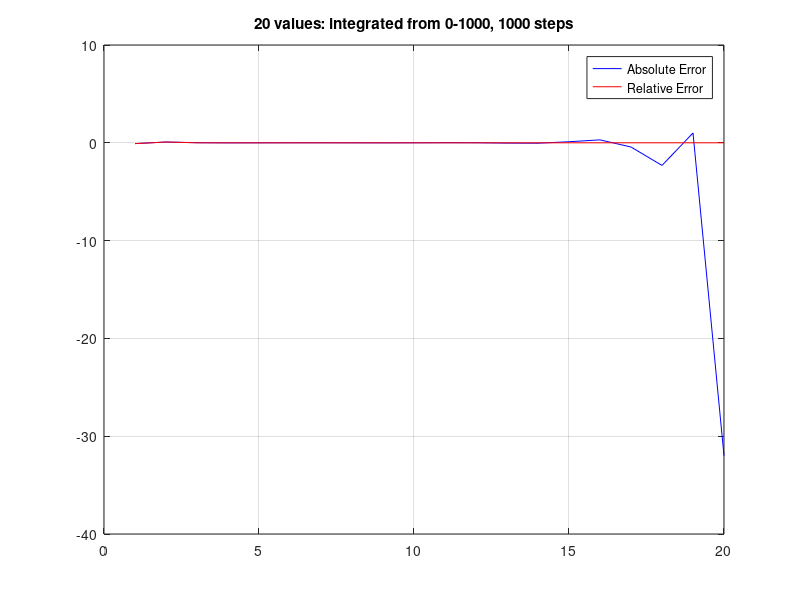
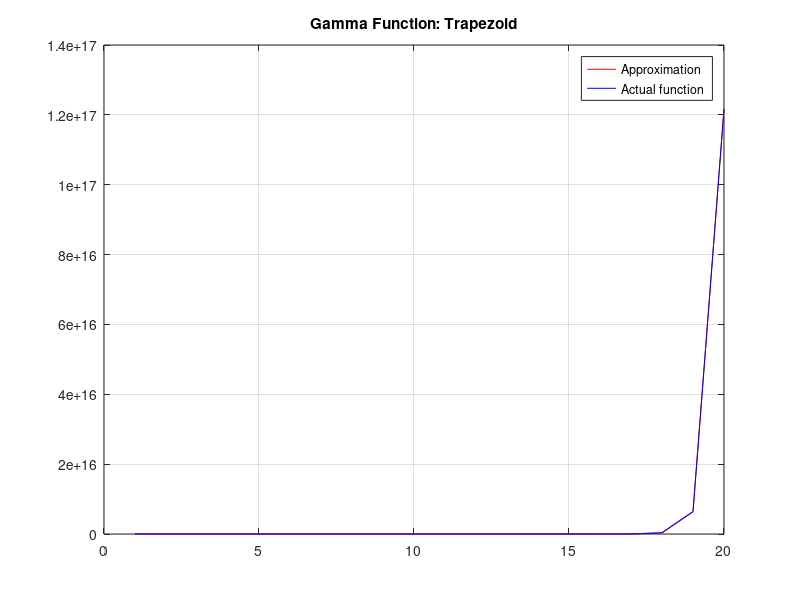

These figures' MATLAB source, in order:
%%
format long;
clearvars;
clc;
close all;
% The integral of sin(x) on [0,pi] is 2
% Let us compare TRAPZ and SIMPS
% start, end, steps
n=20;
axis = linspace(1,n,n);
x = linspace(0,1000,1000);
er_abs = ones(1,n);
er_rel = ones(1,n);
approx = ones(1,n);
for i = 1:n % find n+1 values from 0 to n
    y = exp(1).^(-x).*x.^(i-1);
    approx(i) =  trapz(x,y); % returns gaamma(n) = (n-1)!;
    er_abs(i) = gamma(i) - approx(i); 
    er_rel(i) = er_abs(i) / gamma(i);
end
figure(1);
plot(er_abs,'b');
hold on;
plot(er_rel,'r');
legend('Absolute Error','Relative Error');
title('20 values: integrated from 0-1000, 1000 steps');
grid on;
figure(2);
plot(approx,'r');
hold on;
plot(gamma(axis),'b');
legend('Approximation','Actual function');
title('Gamma Function: Trapezoid');
grid on;